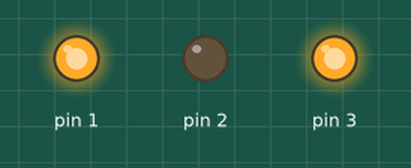
A sketch run on a simulated Arduino Uno, built with avr-gcc and run on an emulated ATmega328P. On the bench: output pins drawn as LEDs (lit = HIGH).

Above: at 0.7 s.
At 2.2 s:
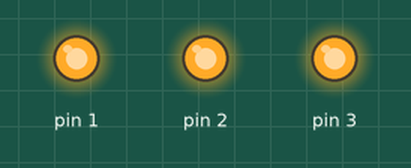
Timing chart, 0 to 3.5 s (numbered marks = the images above):
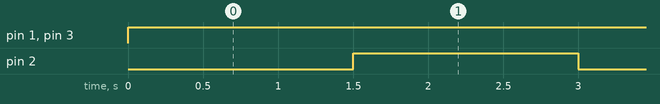

The sketch:

lightOutOfService.ino
```cpp
void setup() {
  pinMode(1, OUTPUT);
  pinMode(2, OUTPUT);
  pinMode(3, OUTPUT);
  pinMode(4, INPUT);
}

void loop() {
  digitalWrite(1, HIGH);
  digitalWrite(2, LOW);
  digitalWrite(3, HIGH);
  delay(1500);
  digitalWrite(2, HIGH);
  delay(1500);
}
```

Measured:
- by itself, pin 1, pin 3: LOW → HIGH at 0.00 s
- by itself, pin 2: alternates HIGH for 1.5 s and LOW for 1.5 s
